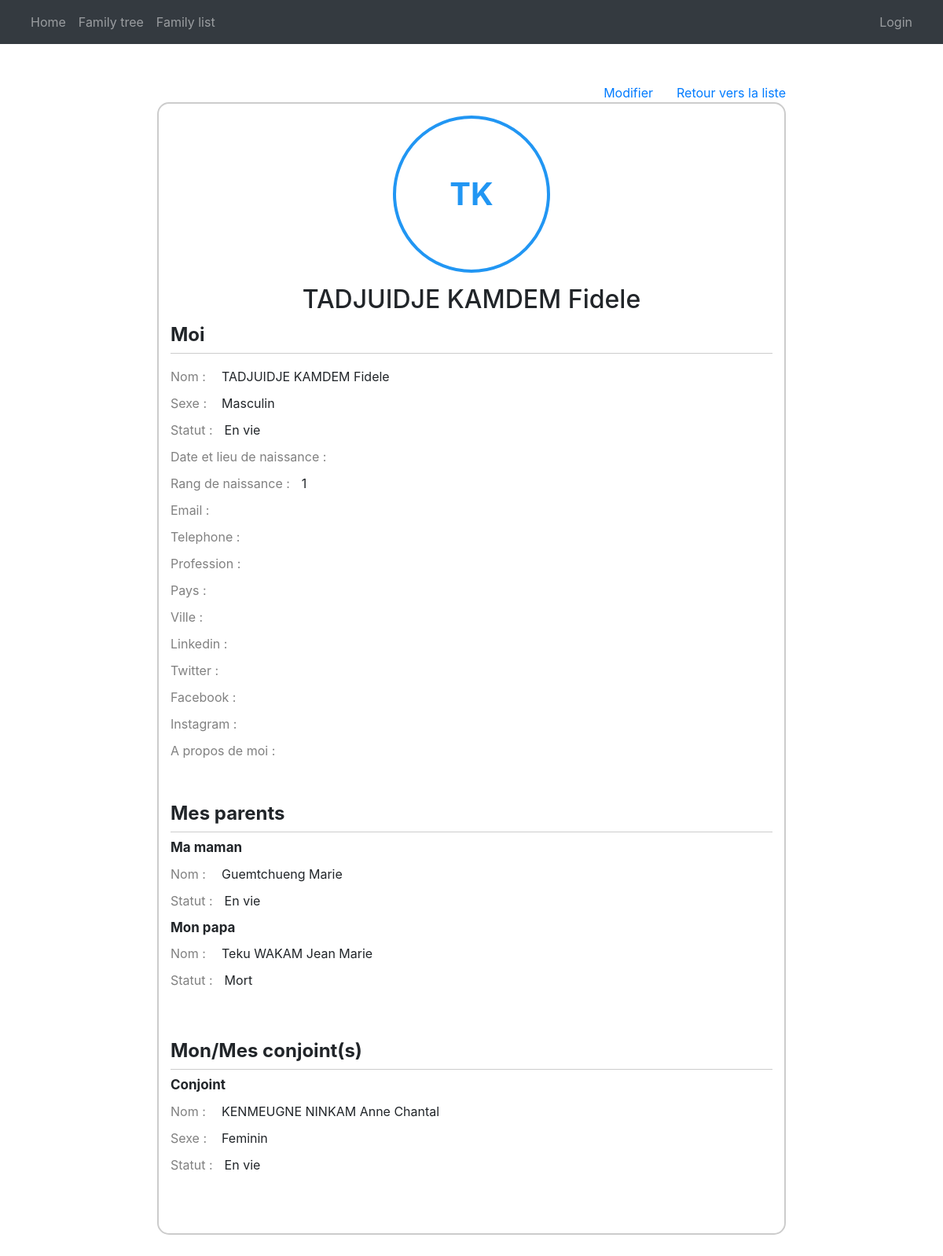
Page /show_item/5 on the committed database.
### main/models.py (models this page shows, shortened)
class Individu(models.Model):
    name = models.CharField(max_length=255)
    gender = models.CharField(max_length=5)
    generation = models.IntegerField(null=True, blank=True)
    parent_male_id= models.IntegerField(null=True, blank=True)
    parent_female_id = models.IntegerField(null=True, blank=True)
    birth_rank = models.IntegerField(null=True, blank=True)
    spouses = models.ManyToManyField("self", blank=True)
    dead = models.BooleanField(default=False)
    youngdead = models.BooleanField(default=False)
    birth_date = models.DateField(null=True, blank=True)
    birth_place = models.CharField(max_length=255, null=True, blank=True)
    email = models.CharField(max_length=255, null=True, blank=True)
    telephone = models.CharField(max_length=255, null=True, blank=True)
    profession = models.CharField(max_length=255, null=True, blank=True)
    country = models.CharField(max_length=255, null=True, blank=True)
    city = models.CharField(max_length=255, null=True, blank=True)
    linkedin = models.CharField(max_length=255, null=True, blank=True)
    twitter = models.CharField(max_length=255, null=True, blank=True)
    facebook = models.CharField(max_length=255, null=True, blank=True)
    instagram = models.CharField(max_length=255, null=True, blank=True)
    aboutme = models.TextField(null=True, blank=True)
    isIncomingSpouse = models.BooleanField(default=False)
    sFatherName = models.CharField(max_length=255, null=True, blank=True)
    sFatherDead = models.BooleanField(default=False)
    sMotherName = models.CharField(max_length=255, null=True, blank=True)
    sMotherDead = models.BooleanField(default=False)
    photoName = models.CharField(max_length=255, null=True, blank=True)
    photoPath = models.ImageField (upload_to="photos/" ,null=True, blank=True)
    @property
    def spouseslist(self):
        return list(self.spouses.all())

### main/views.py (the view, shortened to what this page needs)
# urls.py: path('show_item/<int:pk>', views.showItem, name = 'showItem'),
def showItem(request, pk):
    cmo = Individu.objects.get(id=pk)
    cmoFather = None
    cmoMother = None
    if cmo.parent_male_id :
        cmoFather = Individu.objects.get(id=cmo.parent_male_id)
    if cmo.parent_female_id :
        cmoMother = Individu.objects.get(id=cmo.parent_female_id)
    cmoSpouses = []
    for cmosp in cmo.spouseslist:
        spouseObject = Individu.objects.get(id=cmosp.id)
        spouse = {
            "id":spouseObject.id,
            "name": spouseObject.name,
            "gender": genderFrontend(spouseObject.gender),
            "status": lifeStatusFrontend(spouseObject.dead, spouseObject.youngdead, spouseObject.gender),
        }
        cmoSpouses.append(spouse)
    cm = {
        "myPhoto": cmo.photoPath.url if cmo.photoPath else None,
        "myID": cmo.id,
        "myName": cmo.name,
        "myInitials": getFirst2Initials(cmo.name),
        "myGender": genderFrontend(cmo.gender),
        "myLifeStatus": lifeStatusFrontend(cmo.dead, cmo.youngdead, cmo.gender),
        "father": {
            "id": None if cmoFather == None else cmoFather.id,
            "name": None if cmoFather == None else cmoFather.name,
            "gender": None if cmoFather == None else genderFrontend(cmoFather.gender),
            "status": None if cmoFather == None else lifeStatusFrontend(cmoFather.dead, cmoFather.youngdead, cmoFather.gender),
        },
        "mother": {
            "id": None if cmoMother == None else cmoMother.id,
            "name": None if cmoMother == None else cmoMother.name,
            "gender": None if cmoMother == None else genderFrontend(cmoMother.gender),
            "status": None if cmoMother == None else lifeStatusFrontend(cmoMother.dead, cmoMother.youngdead, cmoMother.gender),
        },
        "spouses": cmoSpouses,
        "len_spouses": len(cmoSpouses),
        "birthrank": '' if cmo.birth_rank == None else cmo.birth_rank,
        "birthdate": '' if cmo.birth_date == None else cmo.birth_date,
        "birthplace": '' if cmo.birth_place == None else cmo.birth_place,
        "email": '' if cmo.email == None else cmo.email,
        "telephone": '' if cmo.telephone == None else cmo.telephone,
        "profession": '' if cmo.profession == None else cmo.profession,
        "country": '' if cmo.country == None else cmo.country,
        "city": '' if cmo.city == None else cmo.city,
        "linkedin": '' if cmo.linkedin == None else cmo.linkedin,
        "twitter": '' if cmo.twitter == None else cmo.twitter,
        "facebook": '' if cmo.facebook == None else cmo.facebook,
        "instagram": '' if cmo.instagram == None else cmo.instagram,
        "aboutme": '' if cmo.aboutme == None else cmo.aboutme,
    }
    return render(request, 'main/show_fm.html', cm)

### main/views.py (called while the page is built)
def getFirst2Initials(name) :
    w = ''
    namesTab = name.split(' ')
    for idx,item  in enumerate(namesTab):
        if idx < 2:
            w = w + namesTab[idx][0]
    w = w.upper()
    return w

def lifeStatusFrontend(dv, ydv, gend=None):
    if gend == None :
        if dv == False:
            return 'vie'
        elif dv == True:
            if ydv == False:
                return 'mort'
            else:
                return 'mba'
    elif gend == 'm':
        if dv == False:
            return 'En vie'
        elif dv == True:
            if ydv == False:
                return 'Mort'
            else:
                return 'Mort à bas âge'
    elif gend == 'f':
        if dv == False:
            return 'En vie'
        elif dv == True:
            if ydv == False:
                return 'Morte'
            else:
                return 'Morte à bas âge'

def genderFrontend(gend):
    if gend == 'm':
       return 'Masculin'
    elif gend == 'f':
        return 'Feminin'

### main/templates/main/show_fm.html (shortened to what this page needs)
{% extends 'main/base.html' %}
{% load static %}
{% block css_styles %}
<link rel="stylesheet" href="{% static '/css/family_tree/style_new_member.css' %}">
{% endblock %}
{% block content %}
<div class="super_container_wh">
    <div class="back_button_container">
        <a class="back_button" href="{% url 'updateItem' myID %}">Modifier</a>
        <a class="back_button" href="/family_list">Retour vers la liste</a>
    </div>
    <div class="form_container_wh mb-5">
        <span class="photo_container_wh">
            {% if myPhoto %}
            <img src="{{myPhoto}}" alt="">
            {% else %}
            <span class="myInitials">{{myInitials}}</span>
            {% endif %}
        </span>
        <h2 id="form_title">{{myName}}</h2>
        <form class="mb-5" action="" method="POST">
            <div class="form_section">
                <div class="form_section_title">
                    <span class="">Moi</span>
                </div>
                <div class="form_radio_container">
                    <div class="radio_group_title">Nom : </div>
                    <span>{{myName}}</span>
                </div>
                <div class="form_radio_container">
                    <div class="radio_group_title">Sexe : </div>
                    <span>{{myGender}}</span>
                </div>
                <div class="form_radio_container">
                    <div class="radio_group_title">Statut : </div>
                    <span>{{myLifeStatus}}</span>
                </div>
                <div class="form_radio_container">
                    <div class="radio_group_title">Date et lieu de naissance : </div>
                </div>
                <div class="form_radio_container">
                    <div class="radio_group_title">Rang de naissance : </div>
                    <span>{{birthrank}}</span>
                </div>
                <div class="form_radio_container">
                    <div class="radio_group_title">Email : </div>
                </div>
                <div class="form_radio_container">
                    <div class="radio_group_title">Telephone : </div>
                </div>
                <div class="form_radio_container">
                    <div class="radio_group_title">Profession : </div>
                </div>
                <div class="form_radio_container">
                    <div class="radio_group_title">Pays : </div>
                </div>
                <div class="form_radio_container">
                    <div class="radio_group_title">Ville : </div>
                </div>
                <div class="form_radio_container">
                    <div class="radio_group_title">Linkedin : </div>
                </div>
                <div class="form_radio_container">
                    <div class="radio_group_title">Twitter : </div>
                </div>
                <div class="form_radio_container">
                    <div class="radio_group_title">Facebook : </div>
                </div>
                <div class="form_radio_container">
                    <div class="radio_group_title">Instagram : </div>
                </div>
                <div class="form_radio_container">
                    <div class="radio_group_title">A propos de moi : </div>
                </div>
            </div>
            <div class="form_section">
                <div class="form_section_title">
                    <span class="">Mes parents</span>
                </div>
                {% if father.id == None and mother.id == None %}
                <span>Aucun</span>
                {% else %}
                <div class="composed-checkbox-container">
                    <div>
                        <label for="checkbox-mother" class="sub_title">Ma maman</label>
                        {% if mother.id == None %}
                        <span>Aucune</span>
                        {% else %}
                        <div class="form_radio_container">
                            <div class="radio_group_title">Nom : </div>
                            <span>{{mother.name}}</span>
                        </div>
                        <div class="form_radio_container">
                            <div class="radio_group_title">Statut : </div>
                            <span>{{mother.status}}</span>
                        </div>
                        {% endif %}
                    </div>
                </div>
                <div class="composed-checkbox-container">
                    <div>
                        <label for="checkbox-mother" class="sub_title">Mon papa</label>
                        {% if father.id == None %}
                        <span>Aucun</span>
                        {% else %}
                        <div class="form_radio_container">
                            <div class="radio_group_title">Nom : </div>
                            <span>{{father.name}}</span>
                        </div>
                        <div class="form_radio_container">
                            <div class="radio_group_title">Statut : </div>
                            <span>{{father.status}}</span>
                        </div>
                        {% endif %}
                    </div>
                </div>
                {% endif %}
            </div>
            <div class="form_section">
                <div class="form_section_title">
                    <span class="">Mon/Mes conjoint(s)</span>
                </div>
                {% if len_spouses > 0 %}
                    {% for item in spouses %}
                    <div class="composed-checkbox-container">
                        <div>
                            <label for="checkbox-mother" class="sub_title">Conjoint</label>
                            <div class="form_radio_container">
                                <div class="radio_group_title">Nom : </div>
                                <span>{{item.name}}</span>
                            </div>
                            <div class="form_radio_container">
                                <div class="radio_group_title">Sexe : </div>
                                <span>{{item.gender}}</span>
                            </div>
                            <div class="form_radio_container">
                                <div class="radio_group_title">Statut : </div>
                                <span>{{item.status}}</span>
                            </div>
                        </div>
                    {% endfor %}
                {% else %}
                    <span>Aucun</span>
                {% endif %}
                </div>
            </div>
        </form>
    </div>
</div>
{% endblock %}

### assets/css/family_tree/style_new_member.css (style rules this page uses)
.super_container_wh { display: flex; flex-direction: column; width: 100%; justify-content: center; align-items: center; padding-top: 50px; }
.back_button_container { width: 100%; max-width: 800px; display: flex; justify-content: flex-end; position: relative; gap: 30px; }
.photo_container_wh { position: relative; display: flex; justify-content: center; align-items: center; margin: 0 auto; margin-bottom: 15px; width: 200px; height: 200px; border-radius: 50%; overflow: hidden; border: 4px solid #2196F3; }
.photo_container_wh .myInitials { font-size: 40px; font-weight: bolder; color: #2196F3; }
.form_container_wh { border: 2px solid #ccc; border-radius: 15px; width: 100%; max-width: 800px; padding: 15px; }
.form_container_wh #form_title { text-align: center !important; }
.form_container_wh form { width: 100%; text-align: left; }
.form_section { margin-bottom: 50px; }
.form_section_title { padding-bottom: 5px; border-bottom: 1px solid #ccc; margin-bottom: 7px; font-size: 24px; font-weight: bold; display: flex; gap: 35px; }
.form_radio_container { display: flex; gap: 15px; margin-bottom: 10px; }
.radio_group_title { color: gray; min-width: 50px; }
.composed-checkbox-container { display: flex; align-items: flex-start; gap: 10px; }
.composed-checkbox-container > div { width: 100%; }
.sub_title { font-size: 17px; font-weight: bold; }

### rows in the picture
Individu: name "TADJUIDJE KAMDEM Fidele"
Individu: name "Guemtchueng Marie"
Individu: name "Teku WAKAM Jean Marie"
Individu: name "KENMEUGNE NINKAM Anne Chantal"

### other values in the picture
{{ myInitials }} "TK"
{{ myGender }} "Masculin"
{{ myLifeStatus }} "En vie"
{{ birthrank }} "1"
{{ mother.status }} "En vie"
{{ father.status }} "Mort"
{{ item.gender }} "Feminin"
{{ item.status }} "En vie"
